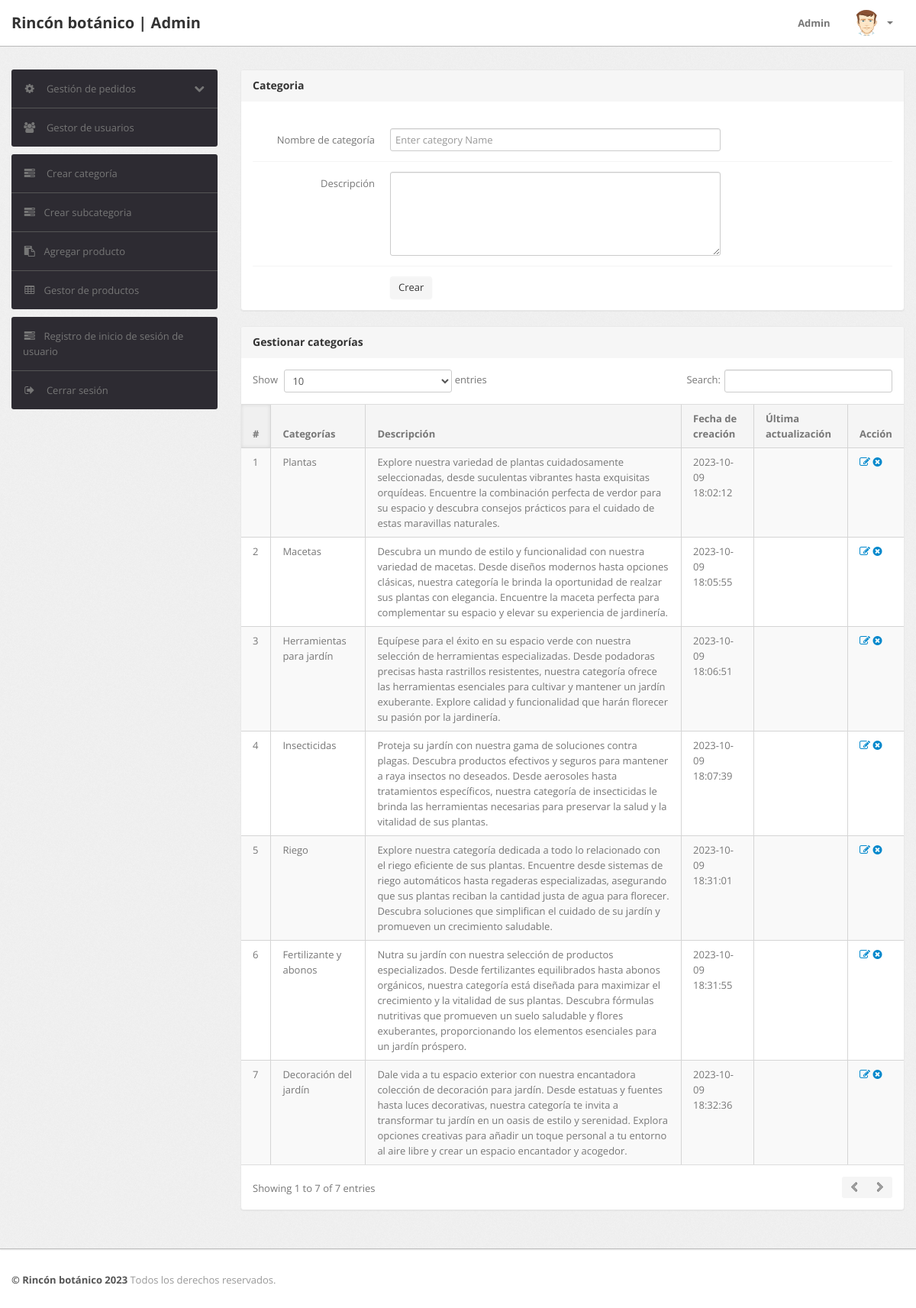
/admin/category.php (signed in), run on an earlier commit of the app's database.
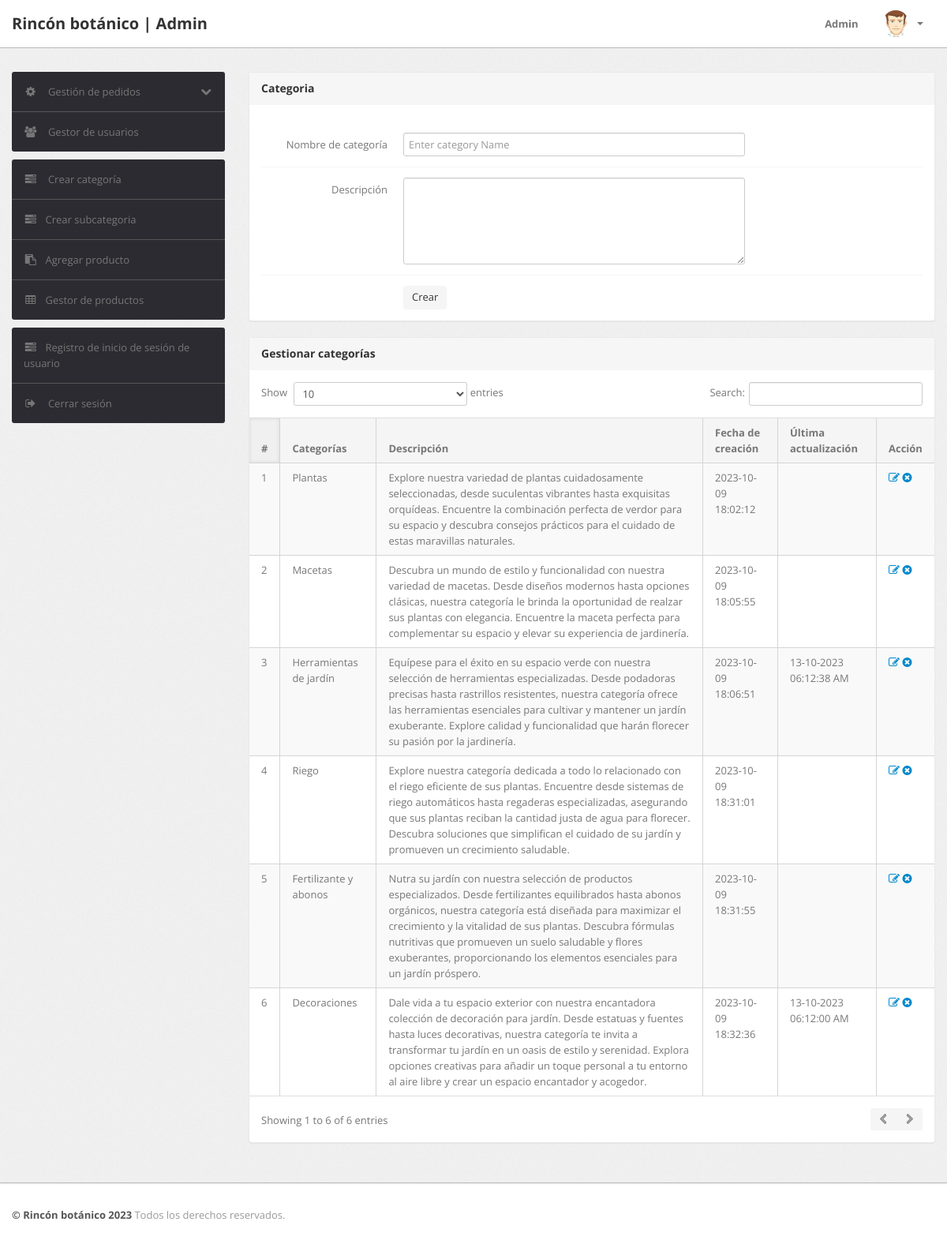
And on a later commit of the database.
### tables this page shows
CREATE TABLE `category` (
  `id` int(11) NOT NULL,
  `categoryName` varchar(255) DEFAULT NULL,
  `categoryDescription` longtext DEFAULT NULL,
  `creationDate` timestamp NOT NULL DEFAULT current_timestamp(),
  `updationDate` varchar(255) DEFAULT NULL
);

### admin/category.php (the view, shortened to what this page needs)
<?php
include('include/config.php');
if(strlen($_SESSION['alogin'])==0)
	{
header('location:index.php');
}
else{
?>
<!DOCTYPE html>
<html lang="en">
<head>
	<link type="text/css" href="bootstrap/css/bootstrap.min.css" rel="stylesheet">
	<link type="text/css" href="bootstrap/css/bootstrap-responsive.min.css" rel="stylesheet">
	<link type="text/css" href="css/theme.css" rel="stylesheet">
	<link type="text/css" href="images/icons/css/font-awesome.css" rel="stylesheet">
</head>
<body>
<?php include('include/header.php');?>
	<div class="wrapper">
		<div class="container">
			<div class="row">
<?php include('include/sidebar.php');?>
			<div class="span9">
					<div class="content">
						<div class="module">
							<div class="module-head">
								<h3>Categoria</h3>
							</div>
							<div class="module-body">
									<br />
			<form class="form-horizontal row-fluid" name="Category" method="post" >
<div class="control-group">
<label class="control-label" for="basicinput">Nombre de categoría</label>
<div class="controls">
<input type="text" placeholder="Enter category Name"  name="category" class="span8 tip" required>
</div>
</div>
<div class="control-group">
											<label class="control-label" for="basicinput">Descripción</label>
											<div class="controls">
												<textarea class="span8" name="description" rows="5"></textarea>
											</div>
										</div>
	<div class="control-group">
											<div class="controls">
												<button type="submit" name="submit" class="btn">Crear</button>
											</div>
										</div>
									</form>
							</div>
						</div>
	<div class="module">
							<div class="module-head">
								<h3>Gestionar categorías</h3>
							</div>
							<div class="module-body table">
								<table cellpadding="0" cellspacing="0" border="0" class="datatable-1 table table-bordered table-striped	 display" width="100%">
									<thead>
										<tr>
											<th>#</th>
											<th>Categorías</th>
											<th>Descripción</th>
											<th>Fecha de creación</th>
											<th>Última actualización</th>
											<th>Acción</th>
										</tr>
									</thead>
									<tbody>
<?php $query=mysqli_query($con,"select * from category");
$cnt=1;
while($row=mysqli_fetch_array($query))
{
?>
										<tr>
											<td><?php echo htmlentities($cnt);?></td>
											<td><?php echo htmlentities($row['categoryName']);?></td>
											<td><?php echo htmlentities($row['categoryDescription']);?></td>
											<td> <?php echo htmlentities($row['creationDate']);?></td>
											<td><?php echo htmlentities($row['updationDate']);?></td>
											<td>
											<a href="edit-category.php?id=<?php echo $row['id']?>" ><i class="icon-edit"></i></a>
											<a href="category.php?id=<?php echo $row['id']?>&del=delete" onClick="return confirm('¿Seguro que quieres borrarlo?')"><i class="icon-remove-sign"></i></a></td>
										</tr>
										<?php $cnt=$cnt+1; } ?>
								</table>
							</div>
						</div>
					</div>
				</div>
			</div>
		</div>
	</div>
<?php include('include/footer.php');?>
</body>
<?php } ?>

What changed in the data, as far as the page shows it:
removed category: categoryName "Insecticidas", categoryDescription "Proteja su jardín con nuestra gama de soluciones contra plagas. Descubra productos efectivos y seguros para mantener a raya insectos no deseados. Desde aerosoles hasta tratamientos específicos, nuestra categoría de insecticidas le brinda las herramientas necesarias para preservar la salud y la vitalidad de sus plantas.", creationDate "2023-10-09 18:07:39"
changed category: categoryName "Herramientas para jardín" → "Herramientas de jardín"; updationDate (not shown) → "13-10-2023 06:12:38 AM"
changed category: categoryName "Decoración del jardín" → "Decoraciones"; updationDate (not shown) → "13-10-2023 06:12:00 AM"
Also different on the page:
text written by a page script: "Show entries Search: Showing 1 to 7 of 7 entries" → "Show entries Search: Showing 1 to 6 of 6 entries"
